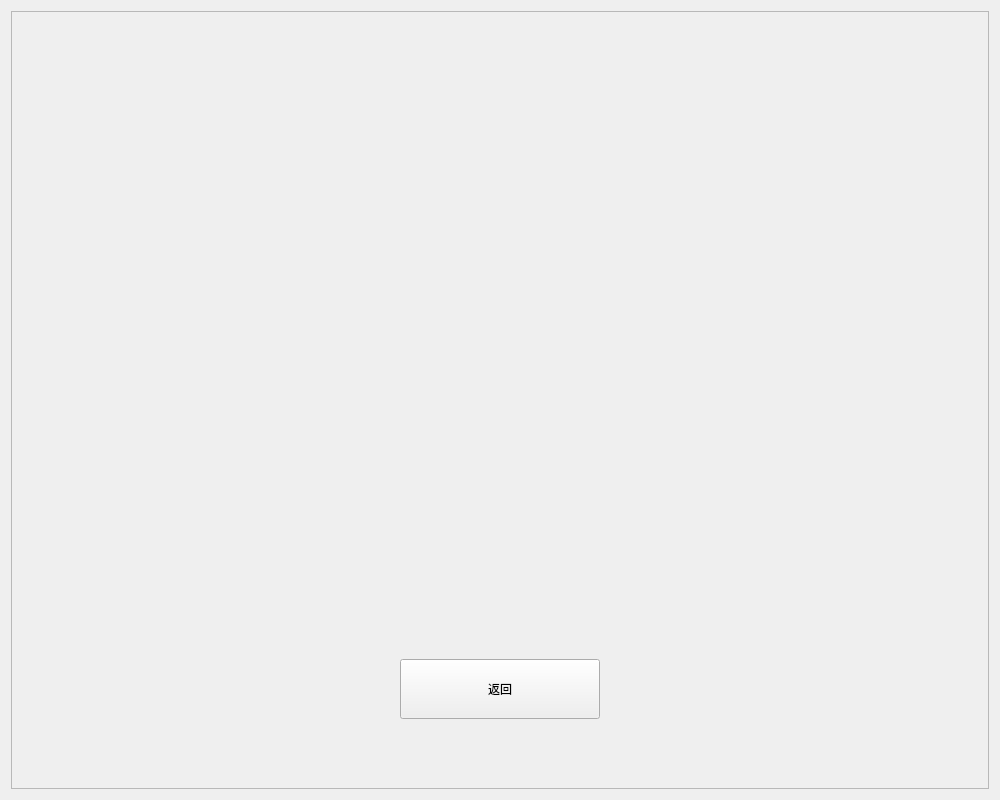
<?xml version="1.0" encoding="UTF-8"?>
<ui version="4.0">
 <class>widget_rank</class>
 <widget class="QWidget" name="widget_rank">
  <property name="geometry">
   <rect>
    <x>0</x>
    <y>0</y>
    <width>1000</width>
    <height>800</height>
   </rect>
  </property>
  <property name="windowTitle">
   <string>Form</string>
  </property>
  <layout class="QHBoxLayout" name="horizontalLayout_3">
   <item>
    <widget class="QFrame" name="frame">
     <property name="styleSheet">
      <string notr="true">#frame{border-image: url(:/images/images/list.png);}</string>
     </property>
     <property name="frameShape">
      <enum>QFrame::StyledPanel</enum>
     </property>
     <property name="frameShadow">
      <enum>QFrame::Raised</enum>
     </property>
     <layout class="QVBoxLayout" name="verticalLayout">
      <item>
       <spacer name="verticalSpacer">
        <property name="orientation">
         <enum>Qt::Vertical</enum>
        </property>
        <property name="sizeType">
         <enum>QSizePolicy::Minimum</enum>
        </property>
        <property name="sizeHint" stdset="0">
         <size>
          <width>20</width>
          <height>61</height>
         </size>
        </property>
       </spacer>
      </item>
      <item>
       <layout class="QHBoxLayout" name="horizontalLayout">
        <item>
         <spacer name="horizontalSpacer_2">
          <property name="orientation">
           <enum>Qt::Horizontal</enum>
          </property>
          <property name="sizeType">
           <enum>QSizePolicy::Minimum</enum>
          </property>
          <property name="sizeHint" stdset="0">
           <size>
            <width>60</width>
            <height>20</height>
           </size>
          </property>
         </spacer>
        </item>
        <item>
         <widget class="QListWidget" name="listWidget">
          <property name="sizePolicy">
           <sizepolicy hsizetype="Expanding" vsizetype="Expanding">
            <horstretch>0</horstretch>
            <verstretch>0</verstretch>
           </sizepolicy>
          </property>
          <property name="focusPolicy">
           <enum>Qt::NoFocus</enum>
          </property>
          <property name="styleSheet">
           <string notr="true">#listWidget::item{border-image: url(:/images/images/listitem.png);}
#listWidget{background-color:transparent}
#listWidget::item{font: 20pt &quot;仿宋&quot;;}</string>
          </property>
         </widget>
        </item>
        <item>
         <spacer name="horizontalSpacer">
          <property name="orientation">
           <enum>Qt::Horizontal</enum>
          </property>
          <property name="sizeType">
           <enum>QSizePolicy::Minimum</enum>
          </property>
          <property name="sizeHint" stdset="0">
           <size>
            <width>60</width>
            <height>20</height>
           </size>
          </property>
         </spacer>
        </item>
       </layout>
      </item>
      <item>
       <layout class="QHBoxLayout" name="horizontalLayout_2">
        <item>
         <spacer name="horizontalSpacer_4">
          <property name="orientation">
           <enum>Qt::Horizontal</enum>
          </property>
          <property name="sizeHint" stdset="0">
           <size>
            <width>40</width>
            <height>20</height>
           </size>
          </property>
         </spacer>
        </item>
        <item>
         <widget class="QPushButton" name="btnReturn">
          <property name="sizePolicy">
           <sizepolicy hsizetype="Fixed" vsizetype="Fixed">
            <horstretch>0</horstretch>
            <verstretch>0</verstretch>
           </sizepolicy>
          </property>
          <property name="minimumSize">
           <size>
            <width>200</width>
            <height>60</height>
           </size>
          </property>
          <property name="styleSheet">
           <string notr="true">#btnReturn{border-image: url(:/images/images/btn1.png);}
#btnReturn:hover{border-image: url(:/images/images/btn2.png);}</string>
          </property>
          <property name="text">
           <string>返回</string>
          </property>
         </widget>
        </item>
        <item>
         <spacer name="horizontalSpacer_3">
          <property name="orientation">
           <enum>Qt::Horizontal</enum>
          </property>
          <property name="sizeHint" stdset="0">
           <size>
            <width>40</width>
            <height>20</height>
           </size>
          </property>
         </spacer>
        </item>
       </layout>
      </item>
      <item>
       <spacer name="verticalSpacer_2">
        <property name="orientation">
         <enum>Qt::Vertical</enum>
        </property>
        <property name="sizeType">
         <enum>QSizePolicy::Minimum</enum>
        </property>
        <property name="sizeHint" stdset="0">
         <size>
          <width>20</width>
          <height>60</height>
         </size>
        </property>
       </spacer>
      </item>
     </layout>
    </widget>
   </item>
  </layout>
 </widget>
 <resources/>
 <connections>
  <connection>
   <sender>btnReturn</sender>
   <signal>clicked()</signal>
   <receiver>widget_rank</receiver>
   <slot>close()</slot>
   <hints>
    <hint type="sourcelabel">
     <x>323</x>
     <y>262</y>
    </hint>
    <hint type="destinationlabel">
     <x>324</x>
     <y>207</y>
    </hint>
   </hints>
  </connection>
 </connections>
</ui>
